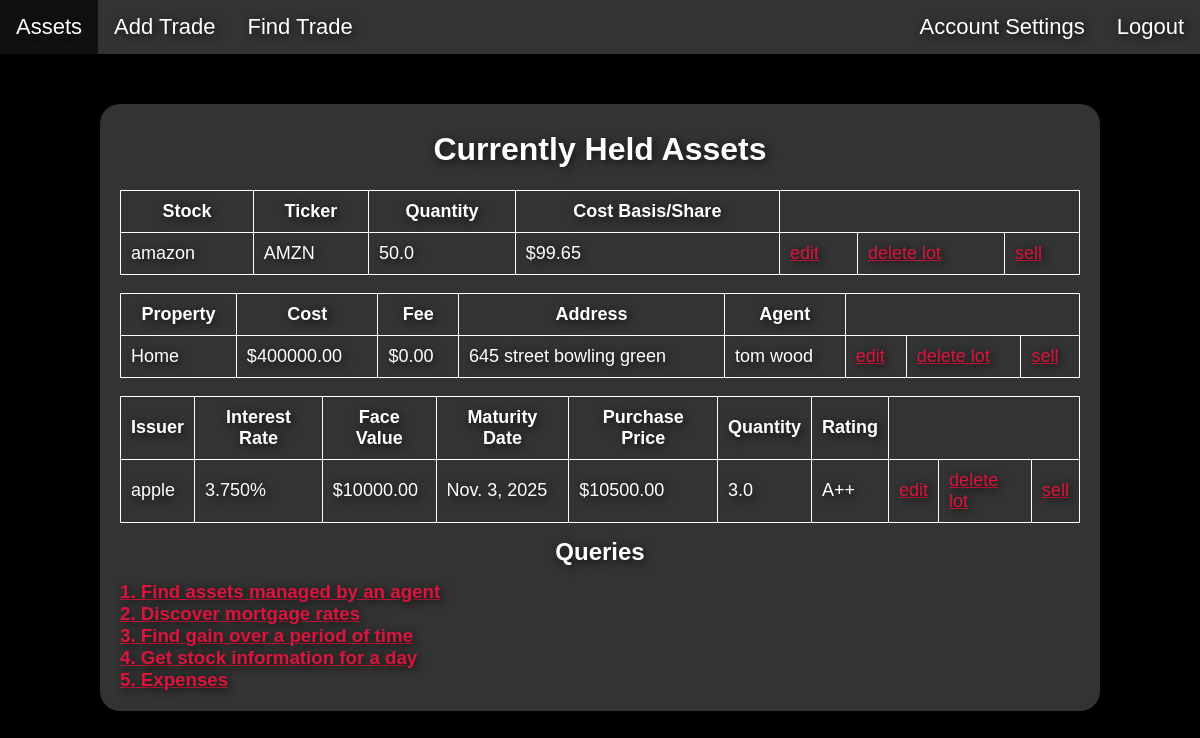
The app's page /assets/ (signed in) with its own data.
### assetman/models.py (models this page shows)
class Stock(models.Model):
    ticker = models.CharField(max_length=6, null=False, unique=True)
    yearHigh = models.DecimalField(max_digits=9, decimal_places=2, null=True)
    yearLow = models.DecimalField(max_digits=9, decimal_places=2, null=True)
    FK_asset_stock = models.ForeignKey(Asset, on_delete=models.CASCADE,  null=False, primary_key=True)

class Asset(models.Model):
    assetName = models.CharField(max_length=255, null=False)

class Trade(models.Model):
    class Meta:
        constraints = [
            models.CheckConstraint(check=models.Q(action='B') | models.Q(action='S'), name='actionConstraint'),
        ]
    action = models.CharField(max_length=1, null=False)
    tradeDate = models.DateField(null=False, default=now)
    pricePerAsset = models.DecimalField(max_digits=13, decimal_places=2, null=False, default=1)
    assetQuantity = models.FloatField(null=False, default=1.0)
    FK_trade = models.ForeignKey('self', null=True, on_delete=models.CASCADE)
    FK_asset_trade = models.ForeignKey(Asset, on_delete= models.CASCADE,  null=False)
    FK_agent_trade = models.ForeignKey(Agent, on_delete= models.CASCADE, null=True)

class Property(models.Model):
    totalfee = models.DecimalField(max_digits=11, decimal_places=2, null=False)
    FK_address_property = models.ForeignKey(Address, on_delete= models.CASCADE,  null=False, unique=True)
    FK_asset_property = models.ForeignKey(Asset, on_delete= models.CASCADE,  null=False, primary_key=True)

class Address(models.Model):
    street = models.CharField(max_length=255, null=False)
    zipCode = models.IntegerField()
    state = models.CharField(max_length=2, null=False)
    city = models.CharField(max_length=255, null=False)
    unitNum = models.IntegerField(null=True)

class Agent(models.Model):
    name = models.CharField(max_length=255, null=True)
    firmName = models.CharField(max_length=255, unique=True, null=True)
    FK_address_agent = models.ForeignKey(Address, on_delete= models.CASCADE,  null=True, unique=True)

class Bond(models.Model):
    maturityDate = models.DateField(null=False)
    interestRate = models.DecimalField(max_digits=5, decimal_places=3, null=False)
    faceValue = models.DecimalField(max_digits=11, decimal_places=2, null=False)
    issuer = models.CharField(max_length=255, null=False)
    rating = models.CharField(max_length=4)
    FK_asset_bond = models.ForeignKey(Asset, on_delete= models.CASCADE,  null=False, primary_key=True)

### assetman/views.py (the view)
# urls.py: 2. Add a URL to urlpatterns:  path('', views.home, name='home')
@login_required(login_url='/login')
def home(request):
    heldStocks, heldProperties, heldBonds, heldMiscAssets = getHoldings(request.user.id)
    context = {
        'stocks': heldStocks,
        'properties': heldProperties,
        'bonds': heldBonds,
        'misc': heldMiscAssets,
    }
    return render(request, 'assetman/home.html', context)

### assetman/joinedmodels.py (called while the page is built)
def calculateGain(stock, trade):
    snapshot = StockSnapshot.objects.filter(FK_stock_snapshot=stock).last()
    if snapshot is not None:
        latestPrice = snapshot.closePrice
        purchasePrice = trade.pricePerAsset
        return round((latestPrice - purchasePrice) / purchasePrice * 100, 2)
    else :
        return "Error"

### assetman/views.py (called while the page is built)
def getHoldings(userID) :
    userTrades = UserTrade.objects.filter(FK_user=userID)
    currentHoldings = []
    for trade in userTrades :
        c = None
        try :
            currentHoldings.append(CurrentHoldings.objects.get(FK_trade=trade.FK_trade))
        except :
            continue
    heldStocks = []
    heldProperties = []
    heldBonds = []
    heldMiscAssets = []
    for holding in currentHoldings:
        assetType, asset = get_asset_type(holding)
        if assetType == 's' :
            heldStocks.append(asset)
        elif assetType == 'p' :
            heldProperties.append(asset)
        elif assetType == 'b' :
            heldBonds.append(asset)
        else :
            heldMiscAssets.append(asset)
    return heldStocks, heldProperties, heldBonds, heldMiscAssets

def get_asset_type(holding) :
    assetId = holding.FK_trade.FK_asset_trade.id
    s = Stock.objects.filter(FK_asset_stock=assetId).first()
    if s is not None :
        return 's', StockTrade(s, holding.FK_trade)
    p = Property.objects.filter(FK_asset_property=assetId).first()
    if p is not None :
        return 'p', PropertyTrade(p, holding.FK_trade)
    b = Bond.objects.filter(FK_asset_bond=assetId).first()
    if b is not None :
        return 'b', BondTrade(b, holding.FK_trade)
    m = MiscAsset.objects.filter(FK_asset_misc=assetId).first()
    return 'm', MiscTrade(m, holding.FK_trade)

### assetman/templates/assetman/home.html (shortened to what this page needs)
{% load static %}
<!DOCTYPE html>
<html lang="en" style="background-color:black; font-family:'Franklin Gothic Medium', 'Arial Narrow', Arial, sans-serif;">
  <head>
    <link rel="stylesheet" href="{% static 'assetman/style.css' %}">
  </head>
  <body style="margin:0px">
    <header>
        <div>
            <ul class="navbar">
                <li><a href="">Assets</a></li>
                <li><a href="/assets/addasset/">Add Trade</a></li>
                <li><a href="/assets/findtrades/">Find Trade</a></li>
                {% if request.user.is_authenticated %}
                <li style="float:right">
                    <a href="{% url 'fintech:logout' %}">Logout</a>
                </li>
                <li style="float:right">
                    <a href="/assets/account/">Account Settings</a>
                </li>
                {% else %}
                <li style="float:right">
                    <a href="{% url 'fintech:login' %}">Login</a>
                </li>
                {% endif %}
            </ul>
        </div>
    </header>
        <div class="topic" style="padding:6px 20px 20px 20px; width:80%;">
            <h1 class="header">Currently Held Assets</h1>
            {% if stocks %}
            <table>
                <tr>
                    <th>Stock</th>
                    <th>Ticker</th>
                    <th>Quantity</th>
                    <th>Cost Basis/Share</th>
                </tr>
                {% for stock in stocks %}
                    <tr>
                        <td>{{ stock.Stock.FK_asset_stock.assetName }}</td>
                        <td>{{ stock.Stock.ticker }}</td>
                        <td>{{ stock.Trade.assetQuantity }}</td>
                        <td>${{ stock.Trade.pricePerAsset }}</td>
                        <td><a href="editasset/{{ stock.Trade.id }}">edit</a></td>
                        <td><a href="delete/{{ stock.Trade.id }}/">delete lot</a></td>
                        <td><a href="sell/{{ stock.Trade.id }}">sell</a></td>
                    </tr>
                {% endfor %}
            </table>
            {% endif %}
            {% if properties %}
            <table>
                <tr>
                    <th>Property</th>
                    <th>Cost</th>
                    <th>Fee</th>
                    <th>Address</th>
                    <th>Agent</th>
                </tr>
                {% for property in properties %}
                    <tr>
                        <td>{{ property.Property.FK_asset_property.assetName }}</td>
                        <td>${{ property.Trade.pricePerAsset }}</td>
                        <td>${{ property.Property.totalfee }}</td>
                        <td>{{ property.Property.FK_address_property.street }} {{ property.Property.FK_address_property.city }}</td>
                        <td>{{ property.Trade.FK_agent_trade.name }}</td>
                        <td><a href="editasset/{{ property.Trade.id }}">edit</a></td>
                        <td><a href="delete/{{ property.Trade.id }}/">delete lot</a></td>
                        <td><a href="sell/{{ property.Trade.id }}">sell</a></td>
                    </tr>
                {% endfor %}
            </table>
            {% endif %}
            {% if bonds %}
            <table>
                <tr>
                    <th>Issuer</th>
                    <th>Interest Rate</th>
                    <th>Face Value</th>
                    <th>Maturity Date</th>
                    <th>Purchase Price</th>
                    <th>Quantity</th>
                    <th>Rating</th>
                </tr>
                {% for bond in bonds %}
                    <tr>
                        <td>{{ bond.Bond.issuer }}</td>
                        <td>{{ bond.Bond.interestRate }}%</td>
                        <td>${{ bond.Bond.faceValue }}</td>
                        <td>{{ bond.Bond.maturityDate }}</td>
                        <td>${{ bond.Trade.pricePerAsset }}</td>
                        <td>{{ bond.Trade.assetQuantity }}</td>
                        <td>{{ bond.Bond.rating }}</td>
                        <td><a href="editasset/{{ bond.Trade.id }}">edit</a></td>
                        <td><a href="delete/{{ bond.Trade.id }}/">delete lot</a></td>
                        <td><a href="sell/{{ bond.Trade.id }}">sell</a></td>
                    </tr>
                {% endfor %}
            </table>
            {% endif %}
            <div style="text-align:center; padding:15px 0px">
                <h2 class="topicheader">Queries</h2>
            </div>
                <h3 class="topicheader"><a href="/assets/agentassets/"  style="color:crimson">1. Find assets managed by an agent</a></h3>
                <h3 class="topicheader"><a href="/assets/mortgagerates/"  style="color:crimson">2. Discover mortgage rates</a></h3>
                <h3 class="topicheader"><a href="/assets/gain/"  style="color:crimson">3. Find gain over a period of time</a></h3>
                <h3 class="topicheader"><a href="/assets/stock/"  style="color:crimson">4. Get stock information for a day</a></h3>
            <h3 class="topicheader"><a href="/assets/expense/"  style="color:crimson">5. Expenses</a></h3>
        </div>
    </body>
</html>

### assetman/static/assetman/style.css (style rules this page uses)
ul.navbar { list-style-type: none; margin: 0; padding: 0px; overflow: hidden; background-color: #333; }
li { float: left; }
li a { display: block; color: white; text-align: center; padding: 14px 16px; text-decoration: none; font-size: 22px; text-shadow: 2px 2px 8px #111; }
h1.header { color:white; text-align: center; text-shadow: 2px 2px 8px #111; word-break: keep-all; white-space: normal; }
table { width: 100%; }
table, th, td { padding: 10px; border: 1px solid white; border-collapse: collapse; }
td a { color:crimson; }
.topic { background-color: #333; height: auto; width: 40%; border-radius: 20px; margin-left:auto; margin-right: auto; margin-top: 50px; margin-bottom: 50px; }
.topicheader { color:white; text-decoration: none; display:inline; text-shadow: 2px 2px 8px #111; word-break: keep-all; white-space: normal; }

### records on screen
Stock: Stock.FK_asset_stock.assetName "amazon", Stock.ticker "AMZN"
Trade: Trade.assetQuantity "50.0", Trade.pricePerAsset "99.65"
Property: Property.FK_asset_property.assetName "Home", Property.totalfee "0.00", Property.FK_address_property.street "645 street", Property.FK_address_property.city "bowling green"
Trade: Trade.pricePerAsset "400000.00", Trade.FK_agent_trade.name "tom wood"
Bond: Bond.issuer "apple", Bond.interestRate "3.750", Bond.faceValue "10000.00", Bond.maturityDate "Nov. 3, 2025", Bond.rating "A++"
Trade: Trade.pricePerAsset "10500.00", Trade.assetQuantity "3.0"
